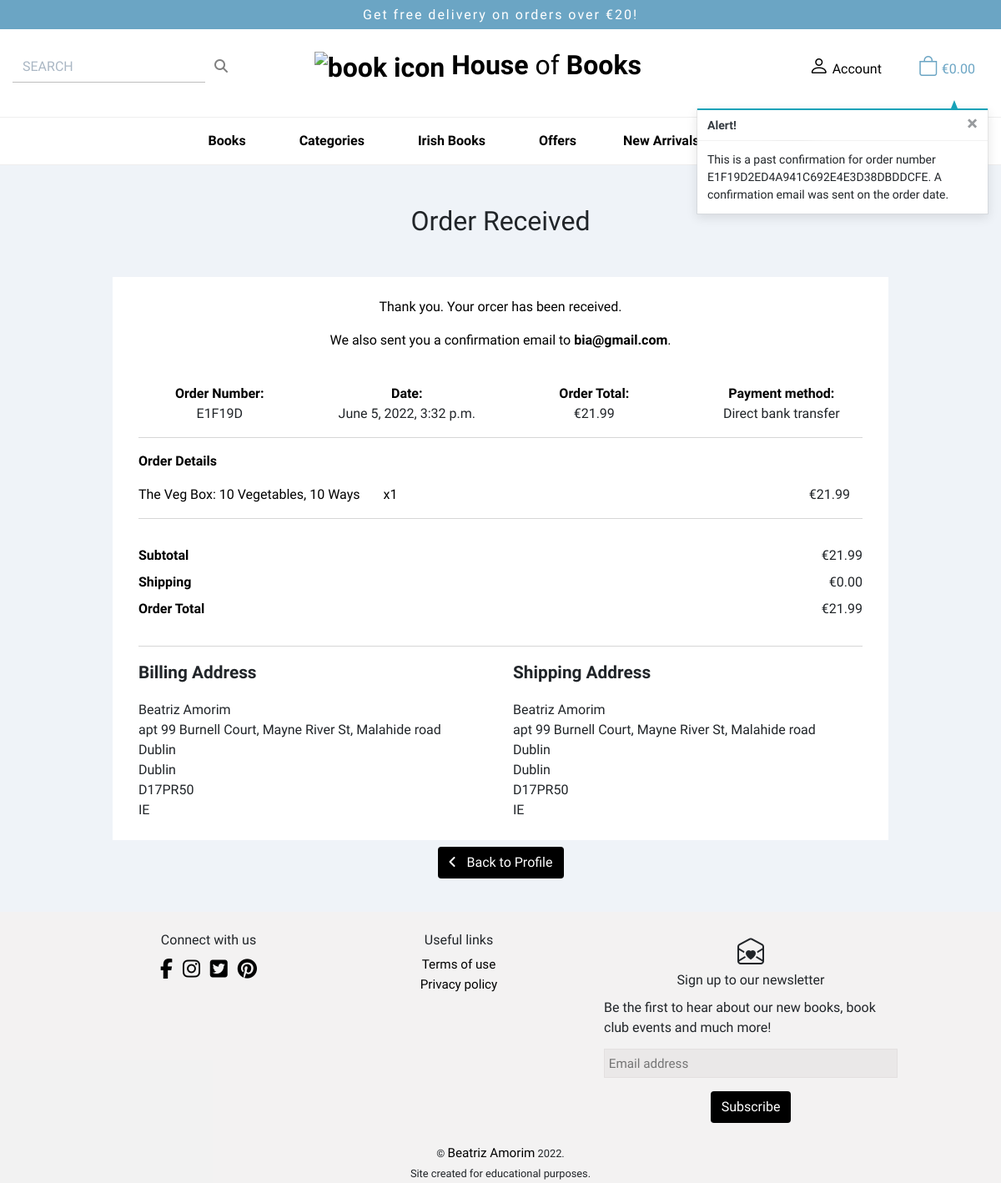
/profile/order_history/E1F19D2ED4A941C692E4E3D38DBDDCFE, run on the app's committed database.
### checkout/models.py (models this page shows, shortened)
class Order(models.Model):
    order_number = models.CharField(max_length=6, null=False, editable=False)
    user_profile = models.ForeignKey(UserProfile, on_delete=models.SET_NULL,
                                     null=True, blank=True,
                                     related_name='orders')
    full_name = models.CharField(max_length=50, null=False, blank=False)
    email = models.EmailField(max_length=254, null=False, blank=False)
    phone_number = models.CharField(max_length=20, null=False, blank=False)
    country = CountryField(blank_label='Country *', null=False, blank=False)
    postcode = models.CharField(max_length=20, null=True, blank=True)
    town_or_city = models.CharField(max_length=40, null=False, blank=False)
    street_address1 = models.CharField(max_length=80, null=False, blank=False)
    street_address2 = models.CharField(max_length=80, null=True, blank=True)
    county = models.CharField(max_length=80, null=True, blank=True)
    date = models.DateTimeField(auto_now_add=True)
    delivery_cost = models.DecimalField(max_digits=6, decimal_places=2,
                                        null=False, default=0)
    order_total = models.DecimalField(max_digits=10, decimal_places=2,
                                      null=False, default=0)
    grand_total = models.DecimalField(max_digits=10, decimal_places=2,
                                      null=False, default=0)
    original_bag = models.TextField(null=False, blank=False, default='')
    stripe_pid = models.CharField(max_length=254, null=False,
                                  blank=False, default='')

class OrderLineItem(models.Model):
    order = models.ForeignKey(Order, null=False, blank=False,
                              on_delete=models.CASCADE,
                              related_name='lineitems')
    product = models.ForeignKey(Product, null=False, blank=False,
                                on_delete=models.CASCADE)
    quantity = models.IntegerField(null=False, blank=False, default=0)
    lineitem_total = models.DecimalField(max_digits=6, decimal_places=2,
                                         null=False, blank=False,
                                         editable=False)

### products/models.py (models this page shows, shortened)
class Product(models.Model):
    category = models.ForeignKey(Category, null=True, blank=True,
                                 on_delete=models.SET_NULL)
    sku = models.CharField(max_length=254, null=True, blank=True)
    name = models.CharField(max_length=254)
    author = models.CharField(max_length=254)
    description = models.TextField()
    price = models.DecimalField(max_digits=6, decimal_places=2)
    rating = models.DecimalField(max_digits=6, decimal_places=2,
                                 null=True, blank=True)
    image_url = models.URLField(max_length=1024, null=True, blank=True)
    image = models.ImageField(null=True, blank=True)

### profiles/views.py (the view)
# urls.py: path('order_history/<order_number>', views.order_history,
def order_history(request, order_number):
    order = get_object_or_404(Order, order_number=order_number)
    messages.info(request, (
        f'This is a past confirmation for order number {order_number}. '
        'A confirmation email was sent on the order date.'
    ))
    template = 'checkout/checkout_success.html'
    context = {
        'order': order,
        'from_profile': True,
    }
    return render(request, template, context)

### bag/context.py (called while the page is built, shortened)
def bag_contents(request):
    bag_items = []
    total = 0
    product_count = 0
    bag = request.session.get('bag', {})
    if total < settings.FREE_DELIVERY_THRESHOLD:
        delivery = total * Decimal(settings.STANDARD_DELIVERY_PERCENTAGE / 100)
        free_delivery_delta = settings.FREE_DELIVERY_THRESHOLD - total
    else:
        delivery = 0
        free_delivery_delta = 0
    grand_total = delivery + total
    context = {
        'bag_items': bag_items,
        'total': total,
        'product_count': product_count,
        'delivery': delivery,
        'free_delivery_delta': free_delivery_delta,
        'free_delivery_threshold': settings.FREE_DELIVERY_THRESHOLD,
        'grand_total': grand_total,
    }
    return context

### checkout/templates/checkout/checkout_success.html (shortened to what this page needs)
{% extends "base.html" %}
{% load static %}
{% block extra_css %}
<link rel="stylesheet" href="{% static 'checkout/css/checkout.css' %}">
{% endblock %}
{% block content %}
<section class="cart-bg">
    <div class="container pt-5">
        <h2 class="text-center mb-5">Order Received</h2>
        <div class="row order-success bg-white ">
            <div class="col">
                <div class="order-confirmation-wrapper mb-4 ">
                    <div class="row">
                        <div class="col-12">
                            <p class="text-black text-center mt-4">Thank you. Your orcer has been received.</p>
                            <p class="text-black text-center">We also sent you a
                                confirmation email to <strong>{{ order.email }}</strong>.</p>
                        </div>
                    </div>
                </div>
                <div class="row">
                    <div class="col-lg-3 col-md-3 col-sm-6">
                        <p class="mb-0 text-black font-weight-bold text-md-center">Order Number:</p>
                        <p class="mb-0 text-md-center" maxlength="10">{{ order.order_number | slice:6 }}</p>
                    </div>
                    <div class="col-lg-3 col-md-3 col-sm-6">
                        <p class="mb-0 text-black font-weight-bold text-md-center">Date:</p>
                        <p class="mb-0 text-md-center">{{ order.date }}</p>
                    </div>
                    <div class="col-lg-3 col-md-3 col-sm-6">
                        <p class="mb-0 text-black font-weight-bold text-md-center">Order Total:</p>
                        <p class="mb-0 text-md-center" text-md-center>€{{ order.grand_total }}</p>
                    </div>
                    <div class="col-lg-3 col-md-3 col-sm-6">
                        <p class="mb-0 text-black font-weight-bold text-md-center">Payment method:</p>
                        <p class="mb-0 text-md-center">Direct bank transfer</p>
                    </div>
                </div>
                <hr>
                <p class="mb-0 text-black font-weight-bold pb-3">Order Details</p>
                <div class="row">
                    {% for item in order.lineitems.all %}
                    <div class="col-8">
                        <p class="mb-0 text-black">{{ item.product.name }} <span
                                class="mx-4">x{{ item.quantity }}</span> </p>
                    </div>
                    <div class="col-4">
                        <div class="col-12 text-right price-summary">
                            <p class="mb-0"> €{{ item.product.price }}</p>
                        </div>
                    </div>
                    {% endfor %}
                </div>
                <hr>
                <div class="row pt-3">
                    <div class="col-8">
                        <p class=" mb-0 text-black font-weight-bold">Subtotal</p>
                    </div>
                    <div class="col-4">
                        <p class="mb-0 text-right">€{{ order.order_total }}</p>
                    </div>
                </div>
                <div class="row pt-2">
                    <div class="col-8">
                        <p class="mb-0 text-black font-weight-bold">Shipping</p>
                    </div>
                    <div class="col-4">
                        <p class="mb-0 text-right">€{{ order.delivery_cost }}</p>
                    </div>
                </div>
                <div class="row pt-2 pb-3">
                    <div class="col-8">
                        <p class="mb-0 text-black font-weight-bold">Order Total</p>
                    </div>
                    <div class="col-4">
                        <p class="mb-0 text-right">€{{ order.grand_total }}</p>
                    </div>
                </div>
                <hr>
                <div class="row">
                    <div class="col-md-6 col-sm-12 pb-4">
                        <p class="billing">Billing Address</p>
                        <p class="mb-0">{{ order.full_name }}</p>
                        <p class="mb-0">{{ order.street_address1 }}</p>
                        <p class="mb-0">{{ order.town_or_city }}</p>
                        {% if order.county %}
                        <p class="mb-0">{{ order.county }}</p>
                        {% endif %}
                        {% if order.postcode %}
                        <p class="mb-0">{{ order.postcode }}</p>
                        {% endif %}
                        <p class="mb-0">{{ order.country }}</p>
                    </div>
                    <div class="col-md-6 col-sm-12">
                        <p class="billing">Shipping Address</p>
                        <p class="mb-0">{{ order.full_name }}</p>
                        <p class="mb-0">{{ order.street_address1 }}</p>
                        <p class="mb-0">{{ order.town_or_city }}</p>
                        {% if order.county %}
                        <p class="mb-0">{{ order.county }}</p>
                        {% endif %}
                        {% if order.postcode %}
                        <p class="mb-0">{{ order.postcode }}</p>
                        {% endif %}
                        <p class="mb-0">{{ order.country }}</p>
                    </div>
                </div>
            </div>
        </div>
    </div>
    <div class="row text-center">
        <div class="col-12 col-lg-12 text-center">
            {% if from_profile %}
            <a href="{% url 'profile' %}" class="btn general-btn my-2">
                <span class="icon mr-2">
                    <i class="fas fa-angle-left"></i>
                </span>
                <span>Back to Profile</span>
            </a>
            {% endif %}
        </div>
    </div>
</section>
{% endblock %}

### static/css/base.css (style rules this page uses)
* { margin: 0; padding: 0; box-sizing: border-box; font-family: 'sora'; }
hr { background-color: #eee; color: #eee; }
a { text-decoration: none !important; }
.text-black { color: #000 !important; }
@media (min-width: 1200px) { .container { max-width: 80%; } }
.general-btn { background-color: #000000; color: white; }
.cart-bg { background-color: #edf2f8e2; padding-bottom: 2rem; }

### checkout/static/checkout/css/checkout.css (style rules this page uses)
.order-success { margin: auto; padding-left: 1rem; padding-right: 1rem; max-width: 70rem; }
.billing { font-size: 1.3rem !important; font-weight: bold; }

### data on the page
Order: email "bia@gmail.com", order_number "E1F19D", date "June 5, 2022, 3:32 p.m.", grand_total "21.99", order_total "21.99", delivery_cost "0.00", full_name "Beatriz Amorim", street_address1 "apt 99 Burnell Court, Mayne River St, Malahide road", town_or_city "Dublin", county "Dublin", postcode "D17PR50", country "IE"
OrderLineItem: product.name "The Veg Box: 10 Vegetables, 10 Ways", quantity "1", product.price "21.99"

### other printed values
{{ free_delivery_threshold }} "20"
{{ message }} "This is a past confirmation for order number E1F19D2ED4A941C692E4E3D38DBDDCFE. A confirmation email was sent on the order date."
